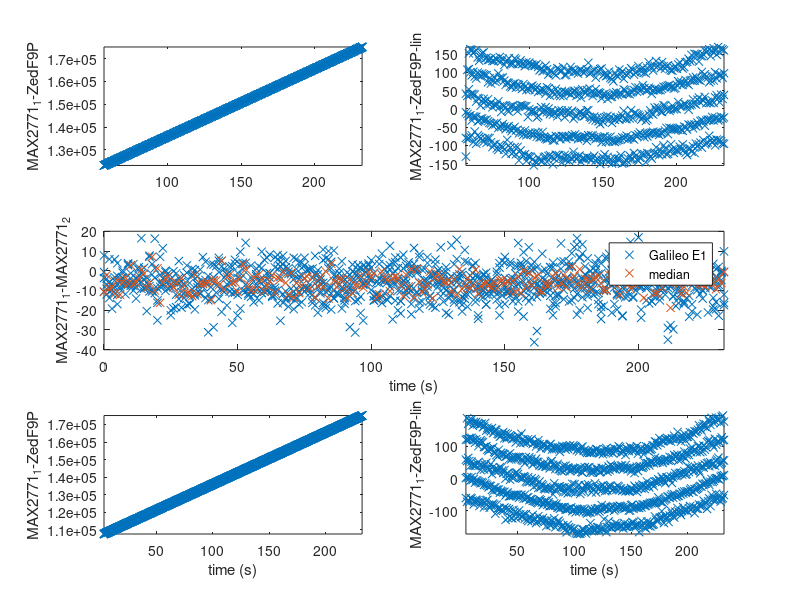
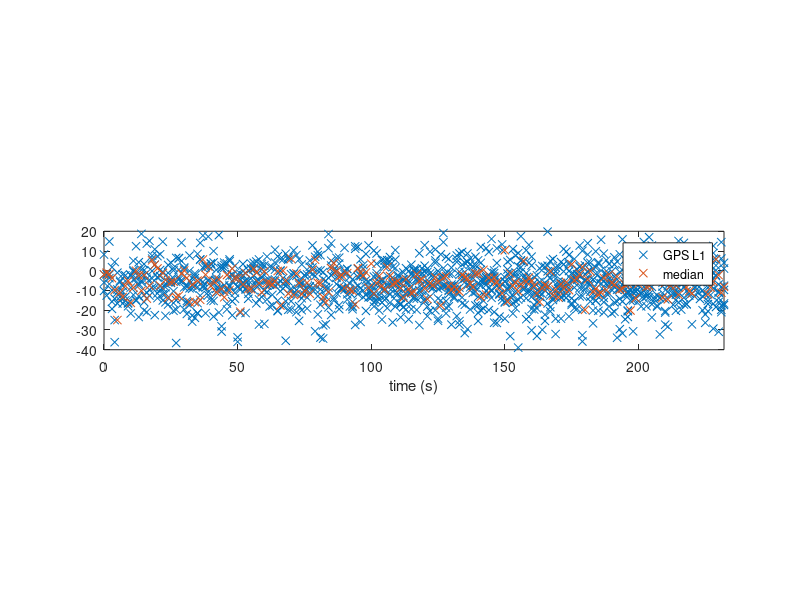

Reproduce these figures in MATLAB, in order.
x1=csvread('galileo_E1-sortie.csv');
dat=real(x1(:,2)*3600+x1(:,3)*60+x1(:,4));dat=dat-dat(1);
[a,b]=polyfit([229:length(x1)]',x1(229:end,9),1);
subplot(321);plot(dat(229:end),x1(229:end,9)/3e8*1e9,'x');
ylabel('MAX2771_1-ZedF9P');axis tight
subplot(322);plot(dat(229:end),(x1(229:end,9)-b.yf)/3e8*1e9,'x');
ylabel('MAX2771_1-ZedF9P-lin');axis tight
x2=csvread('galileo_E2-galileo_E1.csv');
dat=real(x2(:,2)*3600+x2(:,3)*60+x2(:,4));dat=dat-dat(1);
subplot(312);plot(dat,x2(:,9)/3e8*1e9,'x');ylabel('MAX2771_1-MAX2771_2');;axis tight;
x3=csvread('galileo_E2-sortie.csv')
dat=real(x3(:,2)*3600+x3(:,3)*60+x3(:,4));dat=dat-dat(1);
[a,b]=polyfit([22:length(x3)]',x3(22:end,9),1);
subplot(325);plot(dat(22:end),x3(22:end,9)/3e8*1e9,'x');ylabel('MAX2771_1-ZedF9P');axis tight
xlabel('time (s)')
subplot(326);plot(dat(22:end),(x3(22:end,9)-b.yf)/3e8*1e9,'x');ylabel('MAX2771_1-ZedF9P-lin');axis tight
xlabel('time (s)')

p=1
dat=real(x2(1,2)*3600+x2(1,3)*60+x2(1,4));dat=dat-dat(1);
v=[x2(1,9)];
for m=2:length(x2)
   olddat=dat;
   dat=real(x2(m,2)*3600+x2(m,3)*60+x2(m,4));
   if (dat==olddat) 
      v=[v x2(m,9)];
   else
      sol(p)=median(v);
      dats(p)=dat;
      p=p+1;
      v=[];
   end
end
subplot(312);
hold on
plot(dats-dats(1),sol/3e8*1e9,'x')
xlabel('time (s)')
ylim([-40 20])
legend('Galileo E1','median')
mean(sol/3e8*1e9)
std(sol/3e8*1e9)

figure
x=csvread('gps1-gps2.csv');
dat=real(x(:,2)*3600+x(:,3)*60+x(:,4));dat=dat-dat(1);
subplot(312);
plot(dat,-x(:,9)/3e8*1e9,'x');;axis tight

p=1
dat=real(x(1,2)*3600+x(1,3)*60+x(1,4));dat=dat-dat(1);
v=[x(1,9)];
for m=2:length(x)
   olddat=dat;
   dat=real(x(m,2)*3600+x(m,3)*60+x(m,4));
   if (dat==olddat) 
      v=[v x(m,9)];
   else
      sol(p)=median(v);
      dats(p)=dat;
      p=p+1;
      v=[];
   end
end
subplot(312);
hold on
plot(dats-dats(1),-sol/3e8*1e9,'x')
xlabel('time (s)')
ylim([-40 20])
legend('GPS L1','median')
mean(sol/3e8*1e9)
std(sol/3e8*1e9)
